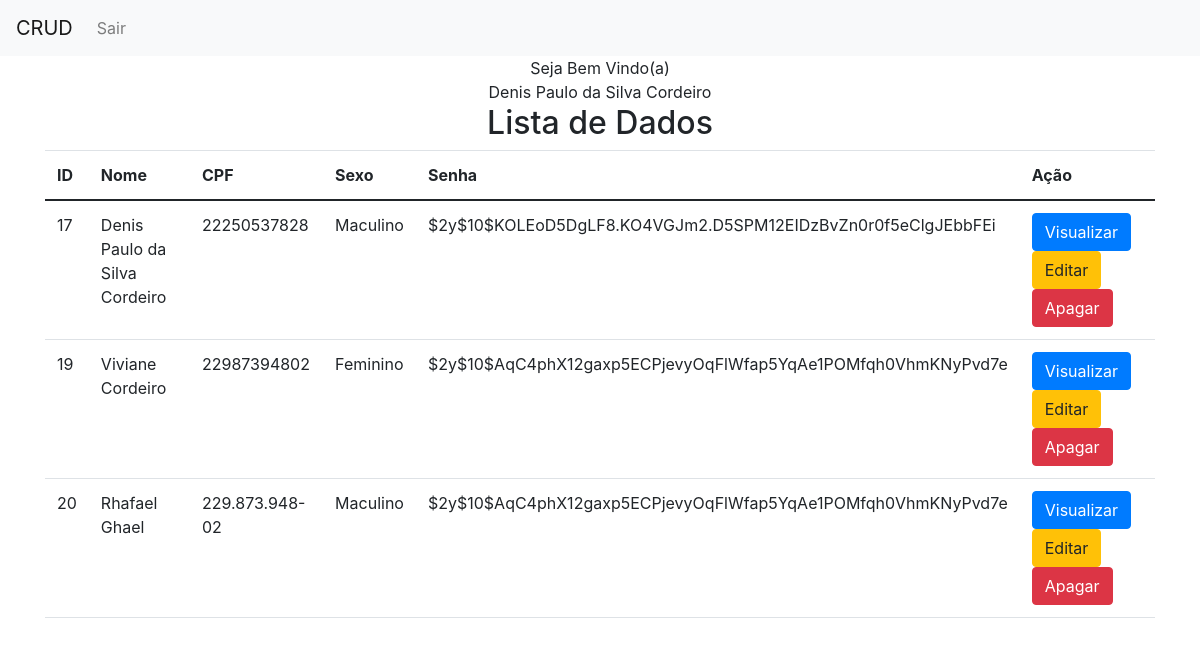
Screenshot of /listar.php (signed in) with the database file from the repository.
### tables this page shows
CREATE TABLE `usuarios` (
  `id` int(11) NOT NULL,
  `nome` varchar(220) NOT NULL,
  `cpf` varchar(14) NOT NULL,
  `sexo` varchar(10) NOT NULL,
  `senha` varchar(220) NOT NULL
);

### listar.php (the view, shortened to what this page needs)
<!DOCTYPE html>
<html lang="pt-br">
<head>
	<link href="https://cdn.jsdelivr.net/npm/bootstrap@5.1.0/dist/css/bootstrap.min.css" rel="stylesheet">
	<link href="css/bootstrap.min.css" rel="stylesheet">
</head>
<body>
	<nav class="navbar navbar-expand-lg navbar-light bg-light">
		<a class="navbar-brand" href="#">CRUD</a>
		<div class="collapse navbar-collapse" id="navbarNav">
			<ul class="navbar-nav">
				<li class="nav-item">
					<a class="nav-link" href="sair.php">Sair</a>
				</li>
			</ul>
		</div>
	</nav>
	<div class="container">
		<center>
			<div class="form-signin">
				<?php
				if(!empty($_SESSION['id'])){
					echo "Seja Bem Vindo(a)<br> ".$_SESSION['nome']." <br>";
				}else{
					$_SESSION['msg'] = "Área restrita";
					header("Location: index.php");
				}
				?>
			</div>
		</center>
		<h2 class="text-center">Lista de Dados</h2>
	</div>
<?php
include_once("conexao.php");
$result_usuario = "SELECT * FROM usuarios";
$resultado_usuario = mysqli_query($conn, $result_usuario);
?>
<div class="container theme-showcase" role="main">
	<div class="row">
		<div class="col-md-12">
			<table class="table">
				<thead>
					<tr>
						<th>ID</th>
						<th>Nome</th>
						<th>CPF</th>
						<th>Sexo</th>
						<th>Senha</th>
						<th>Ação</th>
					</tr>
				</thead>
				<tbody>
					<?php while($rows_usuario = mysqli_fetch_assoc($resultado_usuario)){ ?>
						<tr>
							<td><?php echo $rows_usuario['id']; ?></td>
							<td><?php echo $rows_usuario['nome']; ?></td>
							<td><?php echo $rows_usuario['cpf']; ?></td>
							<td><?php echo $rows_usuario['sexo']; ?></td>
							<td><?php echo $rows_usuario['senha']; ?></td>
							<td>
								<button type="button" class="btn btn-xs btn-primary" data-toggle="modal" data-target="#myModal<?php echo $rows_usuario['id']; ?>">Visualizar</button>
								<button type="button" class="btn btn-xs btn-warning" data-toggle="modal" data-target="#exampleModal" data-whatever="<?php echo $rows_usuario['id']; ?>" data-whatevernome="<?php echo $rows_usuario['nome']; ?>"data-whatevercpf="<?php echo $rows_usuario['cpf']; ?>"data-whateversexo="<?php echo $rows_usuario['sexo']; ?>" data-whateversenha="<?php echo $rows_usuario['senha']; ?>">Editar</button>
								<?php
								echo "<a href='apagar.php?id=" . $rows_usuario['id'] . "''><button type='submit'  class='btn btn-xs btn-danger'>Apagar</button></a>"
								?>
						</td>
					</tr>
				<?php } ?>
			</tbody>
		</table>
	</div>
</div>
</body>
</html>
</body>
</html>

### rows the page displays
usuarios: id "17", nome "Denis Paulo da Silva Cordeiro", cpf "22250537828", sexo "Maculino", senha "$2y$10$KOLEoD5DgLF8.KO4VGJm2.D5SPM12EIDzBvZn0r0f5eClgJEbbFEi"
usuarios: id "19", nome "Viviane Cordeiro", cpf "22987394802", sexo "Feminino", senha "$2y$10$AqC4phX12gaxp5ECPjevyOqFlWfap5YqAe1POMfqh0VhmKNyPvd7e"
usuarios: id "20", nome "Rhafael Ghael", cpf "229.873.948-02", sexo "Maculino", senha "$2y$10$AqC4phX12gaxp5ECPjevyOqFlWfap5YqAe1POMfqh0VhmKNyPvd7e"

### other values shown
$_SESSION['nome'] "Denis Paulo da Silva Cordeiro"
